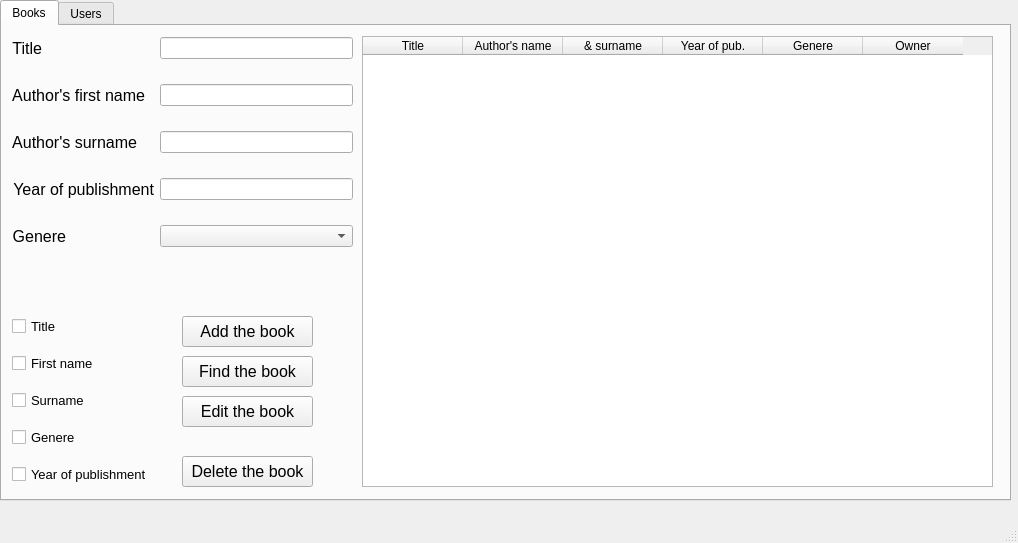
<?xml version="1.0" encoding="UTF-8"?>
<ui version="4.0">
 <class>MainWindow</class>
 <widget class="QMainWindow" name="MainWindow">
  <property name="geometry">
   <rect>
    <x>0</x>
    <y>0</y>
    <width>1018</width>
    <height>543</height>
   </rect>
  </property>
  <property name="windowTitle">
   <string>MainWindow</string>
  </property>
  <widget class="QWidget" name="centralwidget">
   <widget class="QWidget" name="gridLayoutWidget">
    <property name="geometry">
     <rect>
      <x>0</x>
      <y>0</y>
      <width>1011</width>
      <height>501</height>
     </rect>
    </property>
    <layout class="QGridLayout" name="gridLayout">
     <item row="0" column="0">
      <widget class="QTabWidget" name="tabWidget">
       <property name="currentIndex">
        <number>0</number>
       </property>
       <widget class="QWidget" name="Books">
        <attribute name="title">
         <string>Books</string>
        </attribute>
        <widget class="QWidget" name="verticalLayoutWidget">
         <property name="geometry">
          <rect>
           <x>10</x>
           <y>11</y>
           <width>341</width>
           <height>271</height>
          </rect>
         </property>
         <layout class="QFormLayout" name="formLayout">
          <item row="0" column="0">
           <widget class="QLabel" name="label">
            <property name="font">
             <font>
              <pointsize>12</pointsize>
             </font>
            </property>
            <property name="text">
             <string>Title</string>
            </property>
            <property name="alignment">
             <set>Qt::AlignRight|Qt::AlignTrailing|Qt::AlignVCenter</set>
            </property>
           </widget>
          </item>
          <item row="2" column="0">
           <widget class="QLabel" name="label_2">
            <property name="font">
             <font>
              <pointsize>12</pointsize>
             </font>
            </property>
            <property name="text">
             <string>Author's first name</string>
            </property>
            <property name="alignment">
             <set>Qt::AlignRight|Qt::AlignTrailing|Qt::AlignVCenter</set>
            </property>
           </widget>
          </item>
          <item row="3" column="1">
           <spacer name="verticalSpacer_3">
            <property name="orientation">
             <enum>Qt::Vertical</enum>
            </property>
            <property name="sizeType">
             <enum>QSizePolicy::Fixed</enum>
            </property>
            <property name="sizeHint" stdset="0">
             <size>
              <width>20</width>
              <height>13</height>
             </size>
            </property>
           </spacer>
          </item>
          <item row="4" column="0">
           <widget class="QLabel" name="label_3">
            <property name="font">
             <font>
              <pointsize>12</pointsize>
             </font>
            </property>
            <property name="text">
             <string>Author's surname</string>
            </property>
            <property name="alignment">
             <set>Qt::AlignRight|Qt::AlignTrailing|Qt::AlignVCenter</set>
            </property>
           </widget>
          </item>
          <item row="5" column="1">
           <spacer name="verticalSpacer_4">
            <property name="orientation">
             <enum>Qt::Vertical</enum>
            </property>
            <property name="sizeType">
             <enum>QSizePolicy::Fixed</enum>
            </property>
            <property name="sizeHint" stdset="0">
             <size>
              <width>20</width>
              <height>13</height>
             </size>
            </property>
           </spacer>
          </item>
          <item row="6" column="0">
           <widget class="QLabel" name="label_4">
            <property name="font">
             <font>
              <pointsize>12</pointsize>
             </font>
            </property>
            <property name="text">
             <string>Year of publishment</string>
            </property>
            <property name="alignment">
             <set>Qt::AlignRight|Qt::AlignTrailing|Qt::AlignVCenter</set>
            </property>
           </widget>
          </item>
          <item row="7" column="1">
           <spacer name="verticalSpacer_5">
            <property name="orientation">
             <enum>Qt::Vertical</enum>
            </property>
            <property name="sizeType">
             <enum>QSizePolicy::Fixed</enum>
            </property>
            <property name="sizeHint" stdset="0">
             <size>
              <width>20</width>
              <height>13</height>
             </size>
            </property>
           </spacer>
          </item>
          <item row="8" column="0">
           <widget class="QLabel" name="label_5">
            <property name="font">
             <font>
              <pointsize>12</pointsize>
             </font>
            </property>
            <property name="text">
             <string>Genere</string>
            </property>
            <property name="alignment">
             <set>Qt::AlignRight|Qt::AlignTrailing|Qt::AlignVCenter</set>
            </property>
           </widget>
          </item>
          <item row="1" column="1">
           <spacer name="verticalSpacer_2">
            <property name="orientation">
             <enum>Qt::Vertical</enum>
            </property>
            <property name="sizeType">
             <enum>QSizePolicy::Fixed</enum>
            </property>
            <property name="sizeHint" stdset="0">
             <size>
              <width>20</width>
              <height>13</height>
             </size>
            </property>
           </spacer>
          </item>
          <item row="0" column="1">
           <widget class="QLineEdit" name="inputAddTitle"/>
          </item>
          <item row="2" column="1">
           <widget class="QLineEdit" name="inputAddFirstName"/>
          </item>
          <item row="4" column="1">
           <widget class="QLineEdit" name="inputAddSurname"/>
          </item>
          <item row="6" column="1">
           <widget class="QLineEdit" name="inputAddYear"/>
          </item>
          <item row="8" column="1">
           <widget class="QComboBox" name="inputAddGenere"/>
          </item>
         </layout>
        </widget>
        <widget class="QPushButton" name="submitAddBook">
         <property name="geometry">
          <rect>
           <x>180</x>
           <y>290</y>
           <width>131</width>
           <height>31</height>
          </rect>
         </property>
         <property name="font">
          <font>
           <pointsize>12</pointsize>
          </font>
         </property>
         <property name="text">
          <string>Add the book</string>
         </property>
        </widget>
        <widget class="QPushButton" name="deleteBook">
         <property name="geometry">
          <rect>
           <x>180</x>
           <y>430</y>
           <width>131</width>
           <height>31</height>
          </rect>
         </property>
         <property name="font">
          <font>
           <pointsize>12</pointsize>
          </font>
         </property>
         <property name="text">
          <string>Delete the book</string>
         </property>
        </widget>
        <widget class="QTableWidget" name="tableWidget">
         <property name="geometry">
          <rect>
           <x>360</x>
           <y>10</y>
           <width>631</width>
           <height>451</height>
          </rect>
         </property>
         <property name="editTriggers">
          <set>QAbstractItemView::NoEditTriggers</set>
         </property>
         <property name="selectionMode">
          <enum>QAbstractItemView::SingleSelection</enum>
         </property>
         <property name="selectionBehavior">
          <enum>QAbstractItemView::SelectRows</enum>
         </property>
         <column>
          <property name="text">
           <string>Title</string>
          </property>
         </column>
         <column>
          <property name="text">
           <string>Author's name</string>
          </property>
         </column>
         <column>
          <property name="text">
           <string>&amp; surname</string>
          </property>
         </column>
         <column>
          <property name="text">
           <string>Year of pub.</string>
          </property>
         </column>
         <column>
          <property name="text">
           <string>Genere</string>
          </property>
         </column>
         <column>
          <property name="text">
           <string>Owner</string>
          </property>
         </column>
        </widget>
        <widget class="QWidget" name="gridLayoutWidget_2">
         <property name="geometry">
          <rect>
           <x>10</x>
           <y>280</y>
           <width>139</width>
           <height>191</height>
          </rect>
         </property>
         <layout class="QGridLayout" name="gridLayout_2">
          <item row="1" column="0">
           <widget class="QCheckBox" name="checkBoxTitle">
            <property name="font">
             <font>
              <pointsize>10</pointsize>
             </font>
            </property>
            <property name="text">
             <string>Title</string>
            </property>
           </widget>
          </item>
          <item row="2" column="0">
           <widget class="QCheckBox" name="checkBoxFirstName">
            <property name="font">
             <font>
              <pointsize>10</pointsize>
             </font>
            </property>
            <property name="text">
             <string>First name</string>
            </property>
           </widget>
          </item>
          <item row="4" column="0">
           <widget class="QCheckBox" name="checkBoxGenere">
            <property name="font">
             <font>
              <pointsize>10</pointsize>
             </font>
            </property>
            <property name="text">
             <string>Genere</string>
            </property>
           </widget>
          </item>
          <item row="3" column="0">
           <widget class="QCheckBox" name="checkBoxSurname">
            <property name="font">
             <font>
              <pointsize>10</pointsize>
             </font>
            </property>
            <property name="text">
             <string>Surname</string>
            </property>
           </widget>
          </item>
          <item row="5" column="0">
           <widget class="QCheckBox" name="checkBoxYear">
            <property name="font">
             <font>
              <pointsize>10</pointsize>
             </font>
            </property>
            <property name="text">
             <string>Year of publishment</string>
            </property>
           </widget>
          </item>
         </layout>
        </widget>
        <widget class="QPushButton" name="findBook">
         <property name="geometry">
          <rect>
           <x>180</x>
           <y>330</y>
           <width>131</width>
           <height>31</height>
          </rect>
         </property>
         <property name="font">
          <font>
           <pointsize>12</pointsize>
          </font>
         </property>
         <property name="text">
          <string>Find the book</string>
         </property>
        </widget>
        <widget class="QLabel" name="labelTest">
         <property name="geometry">
          <rect>
           <x>180</x>
           <y>470</y>
           <width>701</width>
           <height>20</height>
          </rect>
         </property>
         <property name="text">
          <string/>
         </property>
        </widget>
        <widget class="QPushButton" name="editBook">
         <property name="geometry">
          <rect>
           <x>180</x>
           <y>370</y>
           <width>131</width>
           <height>31</height>
          </rect>
         </property>
         <property name="font">
          <font>
           <pointsize>12</pointsize>
          </font>
         </property>
         <property name="text">
          <string>Edit the book</string>
         </property>
        </widget>
       </widget>
       <widget class="QWidget" name="Users">
        <attribute name="title">
         <string>Users</string>
        </attribute>
        <widget class="QWidget" name="verticalLayoutWidget_2">
         <property name="geometry">
          <rect>
           <x>10</x>
           <y>11</y>
           <width>341</width>
           <height>211</height>
          </rect>
         </property>
         <layout class="QFormLayout" name="formLayout_6">
          <item row="0" column="0">
           <widget class="QLabel" name="label_26">
            <property name="font">
             <font>
              <pointsize>12</pointsize>
             </font>
            </property>
            <property name="text">
             <string>ID number</string>
            </property>
            <property name="alignment">
             <set>Qt::AlignRight|Qt::AlignTrailing|Qt::AlignVCenter</set>
            </property>
           </widget>
          </item>
          <item row="0" column="1">
           <widget class="QLineEdit" name="inputUserID"/>
          </item>
          <item row="1" column="1">
           <spacer name="verticalSpacer_25">
            <property name="orientation">
             <enum>Qt::Vertical</enum>
            </property>
            <property name="sizeType">
             <enum>QSizePolicy::Fixed</enum>
            </property>
            <property name="sizeHint" stdset="0">
             <size>
              <width>20</width>
              <height>13</height>
             </size>
            </property>
           </spacer>
          </item>
          <item row="2" column="0">
           <widget class="QLabel" name="label_27">
            <property name="font">
             <font>
              <pointsize>12</pointsize>
             </font>
            </property>
            <property name="text">
             <string>User's first name</string>
            </property>
            <property name="alignment">
             <set>Qt::AlignRight|Qt::AlignTrailing|Qt::AlignVCenter</set>
            </property>
           </widget>
          </item>
          <item row="2" column="1">
           <widget class="QLineEdit" name="inputUserFirstName"/>
          </item>
          <item row="3" column="1">
           <spacer name="verticalSpacer_22">
            <property name="orientation">
             <enum>Qt::Vertical</enum>
            </property>
            <property name="sizeType">
             <enum>QSizePolicy::Fixed</enum>
            </property>
            <property name="sizeHint" stdset="0">
             <size>
              <width>20</width>
              <height>13</height>
             </size>
            </property>
           </spacer>
          </item>
          <item row="4" column="0">
           <widget class="QLabel" name="label_28">
            <property name="font">
             <font>
              <pointsize>12</pointsize>
             </font>
            </property>
            <property name="text">
             <string>User's surname</string>
            </property>
            <property name="alignment">
             <set>Qt::AlignRight|Qt::AlignTrailing|Qt::AlignVCenter</set>
            </property>
           </widget>
          </item>
          <item row="4" column="1">
           <widget class="QLineEdit" name="inputUserSurname"/>
          </item>
          <item row="5" column="1">
           <spacer name="verticalSpacer_23">
            <property name="orientation">
             <enum>Qt::Vertical</enum>
            </property>
            <property name="sizeType">
             <enum>QSizePolicy::Fixed</enum>
            </property>
            <property name="sizeHint" stdset="0">
             <size>
              <width>20</width>
              <height>13</height>
             </size>
            </property>
           </spacer>
          </item>
          <item row="6" column="0">
           <widget class="QLabel" name="label_29">
            <property name="font">
             <font>
              <pointsize>12</pointsize>
             </font>
            </property>
            <property name="text">
             <string>E-mail</string>
            </property>
            <property name="alignment">
             <set>Qt::AlignRight|Qt::AlignTrailing|Qt::AlignVCenter</set>
            </property>
           </widget>
          </item>
          <item row="6" column="1">
           <widget class="QLineEdit" name="inputUserEmail"/>
          </item>
         </layout>
        </widget>
        <widget class="QWidget" name="gridLayoutWidget_3">
         <property name="geometry">
          <rect>
           <x>10</x>
           <y>270</y>
           <width>101</width>
           <height>191</height>
          </rect>
         </property>
         <layout class="QGridLayout" name="gridLayout_7">
          <item row="1" column="0">
           <widget class="QCheckBox" name="checkBoxUserID">
            <property name="font">
             <font>
              <pointsize>10</pointsize>
             </font>
            </property>
            <property name="text">
             <string>ID number</string>
            </property>
           </widget>
          </item>
          <item row="4" column="0">
           <widget class="QCheckBox" name="checkBoxUserEmail">
            <property name="font">
             <font>
              <pointsize>10</pointsize>
             </font>
            </property>
            <property name="text">
             <string>E-mail</string>
            </property>
           </widget>
          </item>
          <item row="2" column="0">
           <widget class="QCheckBox" name="checkBoxUserFirstName">
            <property name="font">
             <font>
              <pointsize>10</pointsize>
             </font>
            </property>
            <property name="text">
             <string>First name</string>
            </property>
           </widget>
          </item>
          <item row="3" column="0">
           <widget class="QCheckBox" name="checkBoxUserSurname">
            <property name="font">
             <font>
              <pointsize>10</pointsize>
             </font>
            </property>
            <property name="text">
             <string>Surname</string>
            </property>
           </widget>
          </item>
         </layout>
        </widget>
        <widget class="QPushButton" name="giveBookToUser">
         <property name="geometry">
          <rect>
           <x>240</x>
           <y>310</y>
           <width>111</width>
           <height>31</height>
          </rect>
         </property>
         <property name="font">
          <font>
           <pointsize>10</pointsize>
          </font>
         </property>
         <property name="text">
          <string>Possess the book</string>
         </property>
        </widget>
        <widget class="QTableWidget" name="tableWidgetUsers">
         <property name="geometry">
          <rect>
           <x>360</x>
           <y>10</y>
           <width>631</width>
           <height>221</height>
          </rect>
         </property>
         <property name="editTriggers">
          <set>QAbstractItemView::NoEditTriggers</set>
         </property>
         <property name="selectionMode">
          <enum>QAbstractItemView::SingleSelection</enum>
         </property>
         <property name="selectionBehavior">
          <enum>QAbstractItemView::SelectRows</enum>
         </property>
         <column>
          <property name="text">
           <string>ID</string>
          </property>
         </column>
         <column>
          <property name="text">
           <string>User's name</string>
          </property>
         </column>
         <column>
          <property name="text">
           <string>&amp; surname</string>
          </property>
         </column>
         <column>
          <property name="text">
           <string>Email</string>
          </property>
         </column>
         <column>
          <property name="text">
           <string>Number of books</string>
          </property>
         </column>
        </widget>
        <widget class="QPushButton" name="findUser">
         <property name="geometry">
          <rect>
           <x>120</x>
           <y>310</y>
           <width>111</width>
           <height>31</height>
          </rect>
         </property>
         <property name="font">
          <font>
           <pointsize>10</pointsize>
          </font>
         </property>
         <property name="text">
          <string>Find the user</string>
         </property>
        </widget>
        <widget class="QPushButton" name="submitUserAdd">
         <property name="geometry">
          <rect>
           <x>120</x>
           <y>270</y>
           <width>111</width>
           <height>31</height>
          </rect>
         </property>
         <property name="font">
          <font>
           <pointsize>10</pointsize>
          </font>
         </property>
         <property name="text">
          <string>Add new user</string>
         </property>
        </widget>
        <widget class="QPushButton" name="deleteUser">
         <property name="geometry">
          <rect>
           <x>120</x>
           <y>430</y>
           <width>111</width>
           <height>31</height>
          </rect>
         </property>
         <property name="font">
          <font>
           <pointsize>10</pointsize>
          </font>
         </property>
         <property name="text">
          <string>Delete the user</string>
         </property>
        </widget>
        <widget class="QTableWidget" name="tableWidgetUserBooks">
         <property name="geometry">
          <rect>
           <x>360</x>
           <y>250</y>
           <width>631</width>
           <height>211</height>
          </rect>
         </property>
         <property name="editTriggers">
          <set>QAbstractItemView::NoEditTriggers</set>
         </property>
         <property name="selectionMode">
          <enum>QAbstractItemView::SingleSelection</enum>
         </property>
         <property name="selectionBehavior">
          <enum>QAbstractItemView::SelectRows</enum>
         </property>
         <column>
          <property name="text">
           <string>Title</string>
          </property>
         </column>
         <column>
          <property name="text">
           <string>Author's name</string>
          </property>
         </column>
         <column>
          <property name="text">
           <string>&amp; surname</string>
          </property>
         </column>
         <column>
          <property name="text">
           <string>Year of pub.</string>
          </property>
         </column>
         <column>
          <property name="text">
           <string>Genere</string>
          </property>
         </column>
         <column>
          <property name="text">
           <string>Owner</string>
          </property>
         </column>
        </widget>
        <widget class="QPushButton" name="returnBookFromUser">
         <property name="geometry">
          <rect>
           <x>240</x>
           <y>430</y>
           <width>111</width>
           <height>31</height>
          </rect>
         </property>
         <property name="font">
          <font>
           <pointsize>10</pointsize>
          </font>
         </property>
         <property name="text">
          <string>Return book</string>
         </property>
        </widget>
        <widget class="QPushButton" name="editUserBooks">
         <property name="geometry">
          <rect>
           <x>240</x>
           <y>270</y>
           <width>111</width>
           <height>31</height>
          </rect>
         </property>
         <property name="font">
          <font>
           <pointsize>10</pointsize>
          </font>
         </property>
         <property name="text">
          <string>See user's books</string>
         </property>
        </widget>
        <widget class="QPushButton" name="editUser">
         <property name="geometry">
          <rect>
           <x>120</x>
           <y>350</y>
           <width>111</width>
           <height>31</height>
          </rect>
         </property>
         <property name="font">
          <font>
           <pointsize>10</pointsize>
          </font>
         </property>
         <property name="text">
          <string>Edit the user</string>
         </property>
        </widget>
       </widget>
      </widget>
     </item>
    </layout>
   </widget>
  </widget>
  <widget class="QMenuBar" name="menubar">
   <property name="geometry">
    <rect>
     <x>0</x>
     <y>0</y>
     <width>1018</width>
     <height>21</height>
    </rect>
   </property>
  </widget>
  <widget class="QStatusBar" name="statusbar"/>
 </widget>
 <resources/>
 <connections/>
</ui>
